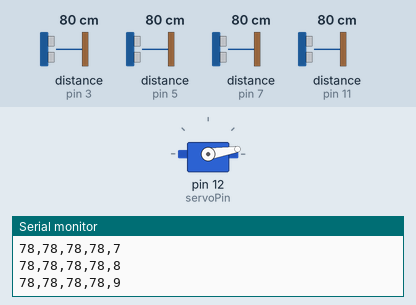
A sketch run on a simulated Arduino Uno, built with avr-gcc and run on an emulated ATmega328P. Parts: servo, the last lines printed to the serial monitor. Wiring (inferred from the names in the program): 4 × ultrasonic range finder: trigger pin 2, echo pin 3 / trigger pin 4, echo pin 5 / trigger pin 6, echo pin 7 / trigger pin 10, echo pin 11. The inputs (shaded band) are chosen by the test bench; at power-on: distance to the obstacle (sensors on pin 3, pin 5, pin 7, pin 11) 80 cm. The echo pulse lasts 58.3 µs per cm.

Above: at 1.2 s.
1.3 s: distance to the obstacle (sensor on pin 3) set to 2 cm
At 2.76 s:
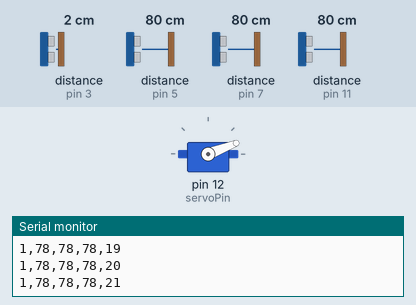
4.3 s: distance to the obstacle (sensor on pin 5) set to 60 cm
At 5.38 s:
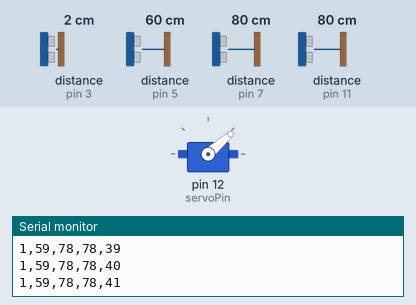
7.3 s: distance to the obstacle (sensor on pin 7) set to 2 cm
At 7.98 s:
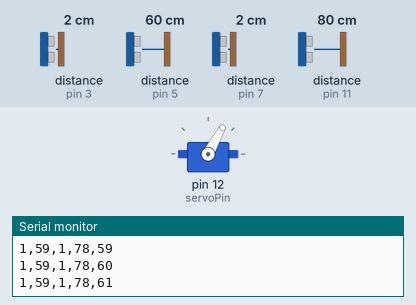
10.3 s: distance to the obstacle (sensor on pin 11) set to 2 cm
At 10.49 s:
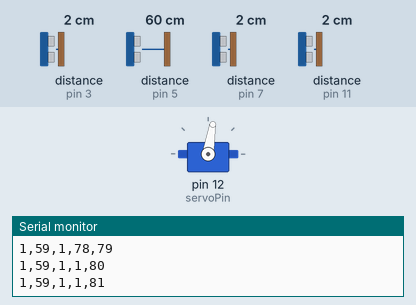
13.3 s: distance to the obstacle (sensor on pin 11) set to 18 cm
16.3 s: distance to the obstacle (sensor on pin 5) set to 2 cm
Timing chart, 0 to 66.6 s (numbered marks = the images above; inputs shaded):
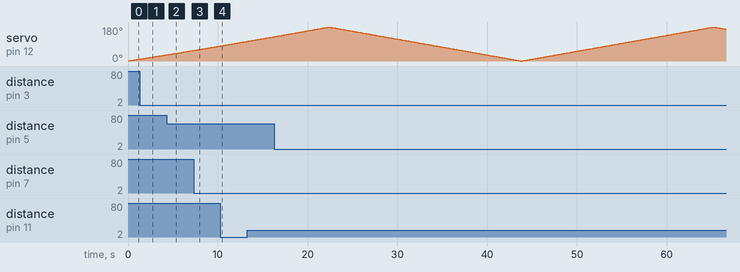

The sketch:

Mapping_System.ino
```cpp
#include <Servo.h>

#define trigPin1 2
#define echoPin1 3
#define trigPin2 4
#define echoPin2 5
#define trigPin3 6
#define echoPin3 7
#define trigPinRadar 10
#define echoPinRadar 11

Servo servo;
int servoPin = 12;
int servoAngle = 0;
int servoIncrement = 1;
bool increasing = true;

void setup() {
  Serial.begin(9600);

  pinMode(trigPin1, OUTPUT);
  pinMode(echoPin1, INPUT);
  pinMode(trigPin2, OUTPUT);
  pinMode(echoPin2, INPUT);
  pinMode(trigPin3, OUTPUT);
  pinMode(echoPin3, INPUT);
  pinMode(trigPinRadar, OUTPUT);
  pinMode(echoPinRadar, INPUT);

  servo.attach(servoPin);
  servo.write(servoAngle);
}

void loop() {
  long duration1, duration2, duration3, durationRadar;
  int distance1, distance2, distance3, distanceRadar;

  // Rotate the servo smoothly from 0 to 180 degrees and then back to 0
  if (increasing) {
    servoAngle += servoIncrement;
    if (servoAngle >= 180) {
      servoAngle = 180;
      increasing = false;
    }
  } else {
    servoAngle -= servoIncrement;
    if (servoAngle <= 0) {
      servoAngle = 0;
      increasing = true;
    }
  }
  servo.write(servoAngle);
  delay(15);

  // Measure distance for Sensor 1
  digitalWrite(trigPin1, LOW);
  delayMicroseconds(2);
  digitalWrite(trigPin1, HIGH);
  delayMicroseconds(10);
  digitalWrite(trigPin1, LOW);
  duration1 = pulseIn(echoPin1, HIGH);
  distance1 = duration1 * 0.034 / 2;

  // Measure distance for Sensor 2
  digitalWrite(trigPin2, LOW);
  delayMicroseconds(2);
  digitalWrite(trigPin2, HIGH);
  delayMicroseconds(10);
  digitalWrite(trigPin2, LOW);
  duration2 = pulseIn(echoPin2, HIGH);
  distance2 = duration2 * 0.034 / 2;

  // Measure distance for Sensor 3
  digitalWrite(trigPin3, LOW);
  delayMicroseconds(2);
  digitalWrite(trigPin3, HIGH);
  delayMicroseconds(10);
  digitalWrite(trigPin3, LOW);
  duration3 = pulseIn(echoPin3, HIGH);
  distance3 = duration3 * 0.034 / 2;

  // Measure distance for radar visualization
  digitalWrite(trigPinRadar, LOW);
  delayMicroseconds(2);
  digitalWrite(trigPinRadar, HIGH);
  delayMicroseconds(10);
  digitalWrite(trigPinRadar, LOW);
  durationRadar = pulseIn(echoPinRadar, HIGH);
  distanceRadar = durationRadar * 0.034 / 2;

  // Send the distance values to the computer
  Serial.print(distance1);
  Serial.print(",");
  Serial.print(distance2);
  Serial.print(",");
  Serial.print(distance3);
  Serial.print(",");
  Serial.print(distanceRadar);
  Serial.print(",");
  Serial.println(servoAngle);

  delay(100);
}
```
